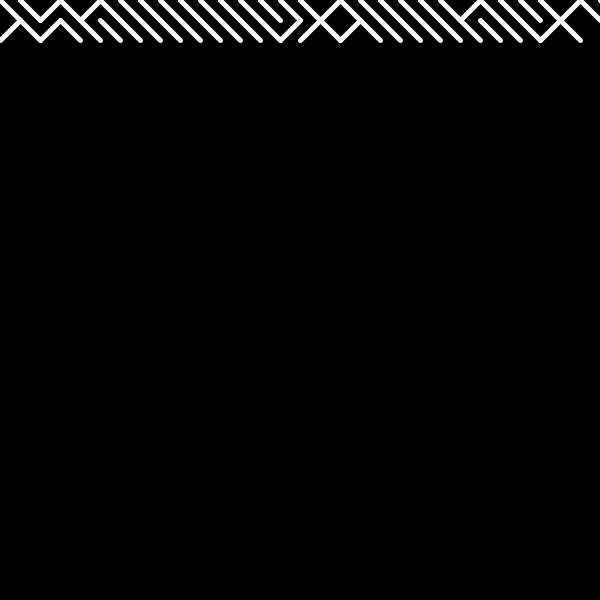
Frame 1 (no input)
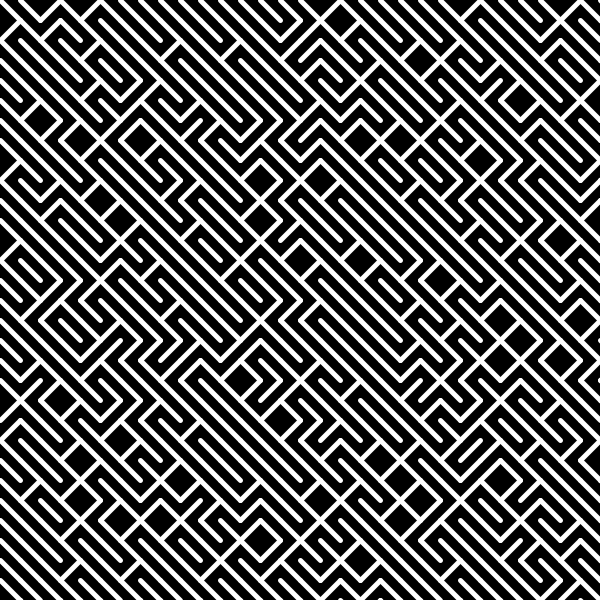
Frame 60 (the mouse pressed at the canvas centre just before this capture)
Frame 120 (the mouse held since frame 60 and released just before this capture): identical to frame 60, image omitted

The Processing sketch that drew these frames (run headless with seeded random() and noise(); from frame 60 on, the mouse is pressed at the canvas centre):

// Processing sketch: Ten_Print
// ── Ten_Print.pde
float x = 0;
float y = 0;
float space = 20;
float prob = 0.75;

void setup() {
  size(600, 600);
  background(0);
}

void draw() {
  stroke(255);
  strokeWeight(5);
  strokeCap(ROUND);
  for (int i = 0; i < 60; ++i)
  {

    if (random(1) < prob) {
      line(x, y, x + space, y + space);
    } else {
      line(x, y + space, x+ space, y);
    }

    x += space;

    if (x > width)
    {
      x = 0;
      y += space;
    }
  }
}
